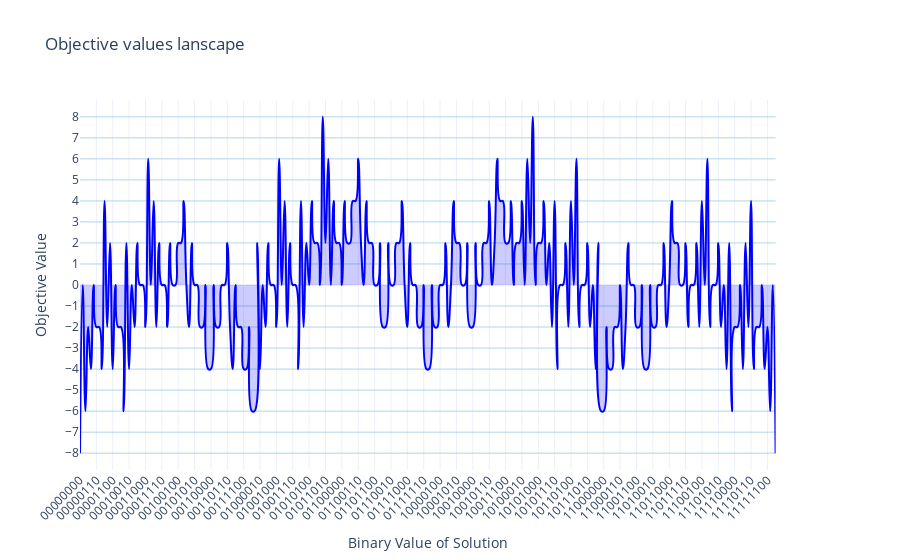

Source (notebook cell):
### Code cell
brute_force_results = brute_force_max(B, v, first_part="")
plot_results_union_plotly(
    brute_force_results, 
    {}, 
    plot_name="Objective values lanscape", 
    spline_smoothing=1.3
)

### Figure 1 — Plotly figure (JSON) as saved in the notebook; plotly's stock layout.template omitted (floating-point values rounded to 4 significant figures; data arrays with more than 128 entries replaced by an {"elided": "..."} marker saying what was removed)
{"data": [{"fill": "tozeroy", "fillcolor": "rgba(0, 0, 255, 0.2)", "line": {"color": "blue", "shape": "spline", "smoothing": 1.3}, "mode": "lines", "name": "Objective Value", "type": "scatter", "x": {"elided": "256 str values"}, "xaxis": "x", "y": {"elided": "256 int values"}, "yaxis": "y"}], "layout": {"legend": {"orientation": "h", "x": 0.5, "xanchor": "center", "y": 1.02, "yanchor": "bottom"}, "title": {"text": "Objective values lanscape"}, "xaxis": {"anchor": "y", "domain": [0, 0.94], "tickangle": -45, "title": {"text": "Binary Value of Solution"}}, "yaxis": {"anchor": "x", "domain": [0, 1], "dtick": 1, "gridcolor": "lightblue", "range": [-8.8, 8.8], "showgrid": true, "tick0": 0, "title": {"text": "Objective Value"}}, "yaxis2": {"anchor": "x", "overlaying": "y", "side": "right"}}}
